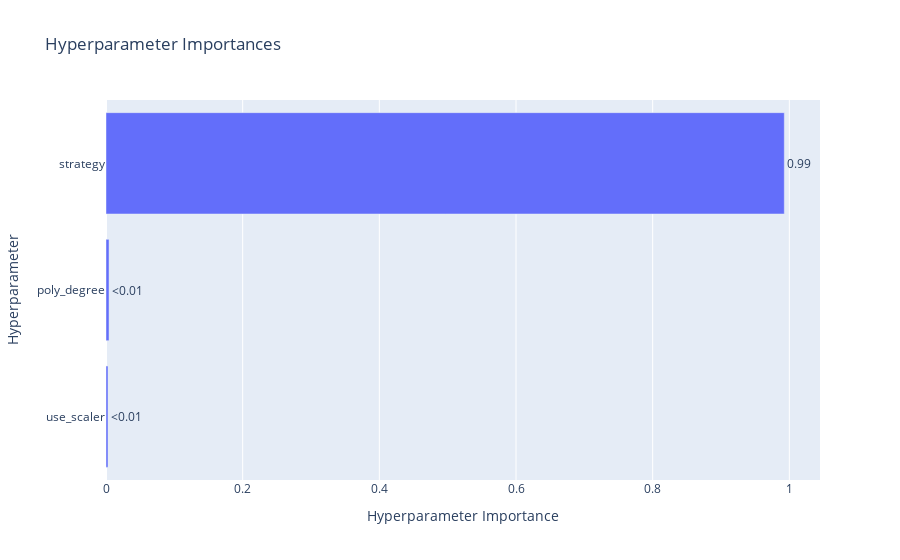

Notebook source saved alongside this figure:
### Code cell
optuna.visualization.plot_param_importances(study)

### Figure 1 — Plotly figure (JSON) as saved in the notebook; plotly's stock layout.template omitted (floating-point values rounded to 4 significant figures)
{"data": [{"cliponaxis": false, "hovertemplate": ["use_scaler (CategoricalDistribution): 0.0029404889515484965<extra></extra>", "poly_degree (IntDistribution): 0.004447378346887178<extra></extra>", "strategy (CategoricalDistribution): 0.9926121327015642<extra></extra>"], "name": "Objective Value", "orientation": "h", "text": ["<0.01", "<0.01", "0.99"], "textposition": "outside", "type": "bar", "x": [0.00294, 0.004447, 0.9926], "y": ["use_scaler", "poly_degree", "strategy"]}], "layout": {"title": {"text": "Hyperparameter Importances"}, "xaxis": {"title": {"text": "Hyperparameter Importance"}}, "yaxis": {"title": {"text": "Hyperparameter"}}}}
